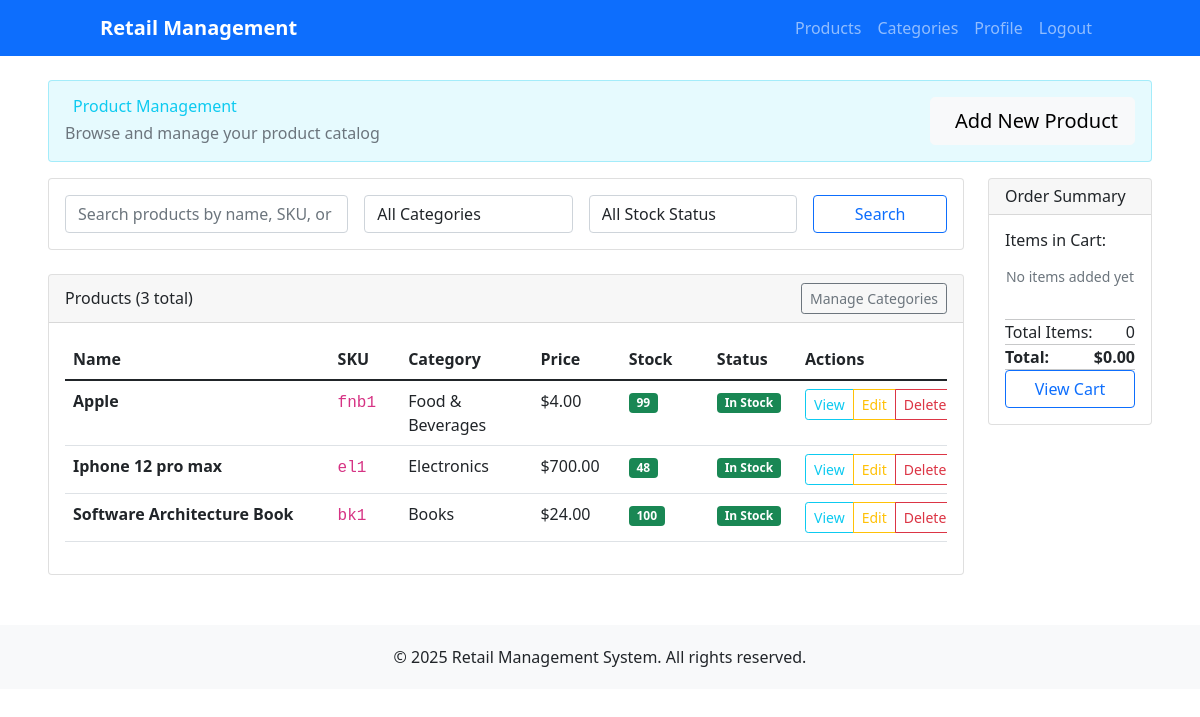
Screenshot of /products/ (signed in) with the database file from the repository.
### products/models.py (models this page shows, shortened)
class Product(models.Model):
    name = models.CharField(max_length=200)
    description = models.TextField(blank=True)
    sku = models.CharField(max_length=50, unique=True, help_text="Stock Keeping Unit")
    price = models.DecimalField(
        max_digits=10,
        decimal_places=2,
        validators=[MinValueValidator(Decimal('0.01'))]
    )
    category = models.ForeignKey(Category, on_delete=models.CASCADE, related_name='products')
    stock_quantity = models.PositiveIntegerField(default=0)
    is_active = models.BooleanField(default=True)
    created_at = models.DateTimeField(auto_now_add=True)
    updated_at = models.DateTimeField(auto_now=True)
    class Meta:
        ordering = ['name']
        indexes = [
            models.Index(fields=['sku']),
            models.Index(fields=['category']),
            models.Index(fields=['is_active']),
        ]
    @property
    def stock_status(self):
        if self.stock_quantity == 0:
            return "Out of Stock"
        elif self.stock_quantity <= 10:
            return "Low Stock"
        else:
            return "In Stock"

class Category(models.Model):
    name = models.CharField(max_length=100, unique=True)
    description = models.TextField(blank=True)
    created_at = models.DateTimeField(auto_now_add=True)
    updated_at = models.DateTimeField(auto_now=True)
    class Meta:
        verbose_name_plural = "Categories"
        ordering = ['name']
    def __str__(self):
        return self.name

### products/views.py (the view, shortened to what this page needs)
# urls.py: path('', views.product_list, name='product_list'),
@login_required
def product_list(request):
    products = Product.objects.all()
    search_form = ProductSearchForm(request.GET)
    if search_form.is_valid():
        search = search_form.cleaned_data.get('search')
        category = search_form.cleaned_data.get('category')
        stock_status = search_form.cleaned_data.get('stock_status')
        if search:
            products = products.filter(
                Q(name__icontains=search) |
                Q(sku__icontains=search) |
                Q(description__icontains=search)
            )
        if category:
            products = products.filter(category=category)
    paginator = Paginator(products, 10)  # Show 10 products per page
    page_number = request.GET.get('page')
    page_obj = paginator.get_page(page_number)
    cart = Cart(request)
    cart_items = list(cart)
    cart_total_price = cart.get_total_price()
    cart_total_items = cart.get_total_items()
    context = {
        'page_obj': page_obj,
        'search_form': search_form,
        'total_products': products.count(),
        'cart_items': cart_items,
        'cart_total_price': cart_total_price,
        'cart_total_items': cart_total_items,
    }
    return render(request, 'products/product_list.html', context)

### products/forms.py
class ProductSearchForm(forms.Form):
    search = forms.CharField(
        max_length=200,
        required=False,
        widget=forms.TextInput(attrs={
            'class': 'form-control',
            'placeholder': 'Search products by name, SKU, or description...'
        })
    )
    category = forms.ModelChoiceField(
        queryset=Category.objects.all(),
        required=False,
        empty_label="All Categories",
        widget=forms.Select(attrs={'class': 'form-control'})
    )
    stock_status = forms.ChoiceField(
        choices=[
            ('', 'All Stock Status'),
            ('in_stock', 'In Stock'),
            ('low_stock', 'Low Stock'),
            ('out_of_stock', 'Out of Stock'),
        ],
        required=False,
        widget=forms.Select(attrs={'class': 'form-control'})
    )

### accounts/context_processors.py (called while the page is built)
def user_admin_status(request):
    if request.user.is_authenticated:
        if request.user.is_superuser:
            return {'user_is_admin': True}
        if hasattr(request.user, 'profile'):
            return {'user_is_admin': request.user.profile.is_admin}
    return {'user_is_admin': False}

def cart_context(request):
    if request.user.is_authenticated:
        from cart.models import Cart
        cart = Cart(request)
        return {
            'cart_total_items': cart.get_total_items(),
            'cart_total_price': cart.get_total_price(),
        }
    return {
        'cart_total_items': 0,
        'cart_total_price': 0,
    }

### cart/models.py (called while the page is built)
    def __iter__(self):
        product_ids = self.cart.keys()
        products = Product.objects.filter(id__in=product_ids)
        for product in products:
            self.cart[str(product.id)]['product'] = product
        for item in self.cart.values():
            item['total_price'] = float(item['price']) * item['quantity']
            yield item

    def __len__(self):
        return sum(item['quantity'] for item in self.cart.values())

    def get_total_price(self):
        return sum(
            float(item['price']) * item['quantity']
            for item in self.cart.values()
        )

    def get_total_items(self):
        return sum(item['quantity'] for item in self.cart.values())

### templates/products/product_list.html (shortened to what this page needs)
{% extends 'accounts/base.html' %}
{% block content %}
<div class="row">
    <div class="col-12">
        <div class="card" style="background-color: rgba(13, 202, 240, 0.1); border: 1px solid rgba(13, 202, 240, 0.3);" mb-4>
            <div class="card-body">
                <div class="d-flex justify-content-between align-items-center">
                    <div>
                        <h2 class="mb-1 text-info">
                            Product Management
                        </h2>
                        <p class="mb-0 text-muted">Browse and manage your product catalog</p>
                    </div>
                    {% if user_is_admin %}
                        <a href="{% url 'products:product_create' %}" class="btn btn-light btn-lg">
                            Add New Product
                        </a>
                    {% endif %}
                </div>
            </div>
        </div>
    </div>
</div>
<div class="row mt-3">
    <div class="col-md-10">
        <div class="card mb-4">
            <div class="card-body">
                <form method="get" class="row g-3">
                    <div class="col-md-4">
                        {{ search_form.search }}
                    </div>
                    <div class="col-md-3">
                        {{ search_form.category }}
                    </div>
                    <div class="col-md-3">
                        {{ search_form.stock_status }}
                    </div>
                    <div class="col-md-2">
                        <button type="submit" class="btn btn-outline-primary w-100">Search</button>
                    </div>
                </form>
            </div>
        </div>
        <div class="card">
            <div class="card-header d-flex justify-content-between align-items-center">
                <h5 class="mb-0">Products ({{ total_products }} total)</h5>
                {% if user_is_admin %}
                    <a href="{% url 'products:category_list' %}" class="btn btn-sm btn-outline-secondary">Manage Categories</a>
                {% endif %}
            </div>
            <div class="card-body">
                {% if page_obj %}
                    <div class="table-responsive">
                        <table class="table table-hover" style="table-layout: fixed;">
                            <thead>
                                <tr>
                                    <th style="width: 30%;">Name</th>
                                    <th style="width: 8%;">SKU</th>
                                    <th style="width: 15%;">Category</th>
                                    <th style="width: 10%;">Price</th>
                                    <th style="width: 10%;">Stock</th>
                                    <th style="width: 10%;">Status</th>
                                    {% if user_is_admin %}
                                        <th style="width: 17%;">Actions</th>
                                    {% endif %}
                                </tr>
                            </thead>
                            <tbody>
                                {% for product in page_obj %}
                                <tr>
                                    <td>
                                        <strong class="text-truncate d-block" style="max-width: 100%;" title="{{ product.name }}">{{ product.name }}</strong>
                                    </td>
                                    <td><code>{{ product.sku }}</code></td>
                                    <td>{{ product.category.name }}</td>
                                    <td>${{ product.price }}</td>
                                    <td>
                                        <span class="badge {% if product.stock_quantity == 0 %}bg-danger{% elif product.stock_quantity <= 10 %}bg-warning{% else %}bg-success{% endif %}">
                                            {{ product.stock_quantity }}
                                        </span>
                                    </td>
                                    <td>
                                        <span class="badge {% if product.stock_quantity == 0 %}bg-danger{% elif product.stock_quantity <= 10 %}bg-warning{% else %}bg-success{% endif %}">
                                            {{ product.stock_status }}
                                        </span>
                                    </td>
                                    {% if user_is_admin %}
                                        <td>
                                            <div class="btn-group btn-group-sm">
                                                <a href="{% url 'products:product_detail' product.pk %}" class="btn btn-outline-info">View</a>
                                                <a href="{% url 'products:product_update' product.pk %}" class="btn btn-outline-warning">Edit</a>
                                                <a href="{% url 'products:product_delete' product.pk %}" class="btn btn-outline-danger">Delete</a>
                                            </div>
                                        </td>
                                    {% endif %}
                                </tr>
                                {% endfor %}
                            </tbody>
                        </table>
                    </div>
                {% endif %}
            </div>
        </div>
    </div>
    <div class="col-md-2">
        <div class="card sticky-top" style="top: 20px;">
            <div class="card-header">
                <h5 class="mb-0">Order Summary</h5>
            </div>
            <div class="card-body">
                {% if cart_items %}
                    <div class="mb-3">
                        <h6>Items in Cart:</h6>
                        {% for item in cart_items %}
                            <div class="d-flex justify-content-between align-items-center mb-2">
                                <div class="d-flex align-items-center gap-2">
                                    <small class="text-muted">{{ item.product.name|truncatechars:20 }}</small>
                                    <small class="text-muted">(Qty: {{ item.quantity }})</small>
                                </div>
                                <small class="fw-bold">${{ item.total_price|floatformat:2 }}</small>
                            </div>
                        {% endfor %}
                    </div>
                    <hr>
                    <div class="d-flex justify-content-between">
                        <span>Total Items:</span>
                        <span>{{ cart_total_items }}</span>
                    </div>
                    <hr>
                    <div class="d-flex justify-content-between fw-bold">
                        <span>Total:</span>
                        <span>${{ cart_total_price|floatformat:2 }}</span>
                    </div>
                    <hr>
                    <div class="d-grid gap-2">
                        <a href="{% url 'cart:checkout' %}" class="btn btn-primary w-100">Proceed to Checkout</a>
                        <a href="{% url 'cart:cart_view' %}" class="btn btn-outline-info w-100">View Cart</a>
                        <form method="post" action="{% url 'cart:cart_clear' %}">
                            {% csrf_token %}
                            <button type="submit" class="btn btn-outline-secondary w-100">Clear Cart</button>
                        </form>
                    </div>
                {% else %}
                    <div class="mb-3">
                        <h6>Items in Cart:</h6>
                        <div class="text-center py-3">
                            <p class="text-muted small">No items added yet</p>
                        </div>
                    </div>
                    <hr>
                    <div class="d-flex justify-content-between">
                        <span>Total Items:</span>
                        <span>0</span>
                    </div>
                    <hr>
                    <div class="d-flex justify-content-between fw-bold">
                        <span>Total:</span>
                        <span>$0.00</span>
                    </div>
                    <hr>
                    <div class="d-grid gap-2">
                        <a href="{% url 'cart:cart_view' %}" class="btn btn-outline-primary w-100">View Cart</a>
                    </div>
                {% endif %}
            </div>
        </div>
    </div>
</div>
{% endblock %}

### rows the page displays
Product: name "Apple", sku "fnb1", category.name "Food & Beverages", price "4.00", stock_quantity "99", stock_status "In Stock"
Product: name "Iphone 12 pro max", sku "el1", category.name "Electronics", price "700.00", stock_quantity "48", stock_status "In Stock"
Product: name "Software Architecture Book", sku "bk1", category.name "Books", price "24.00", stock_quantity "100", stock_status "In Stock"

### other values shown
{{ total_products }} "3"
